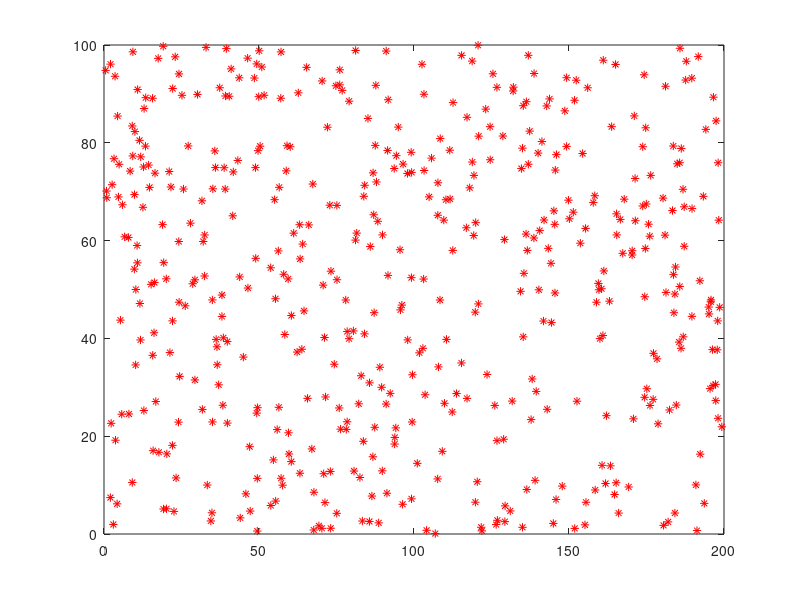

MATLAB code for this plot: (Note: this script raises an error after producing the figure.)
close all

W = 100;
L = 200;

%1000 electrons in the box
np = 500;
dt = 3;

%generating the random positions of the electrons
xp = rand(np, 1)*L;
yp = rand(np, 1)*W;

plot(xp, yp, '*r')

%make them move; generating random velocities
vth = 100;

vx = vth*(rand(100, 1) - 0.5);
vy = vth*(rand(100, 1) - 0.5);

for t = 1:100
    dx = vx*dt;
    dy = vy*dt;
    
    x = xp + dx;
    y = yp + dy;
    
    plot (x, y, '*r')
    
    xp = x;
    yp = y;
    
end 
